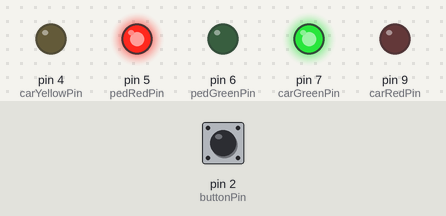
Recording of a sketch running on a simulated Arduino Uno, built with avr-gcc and run on an emulated ATmega328P. Shown: output pins drawn as LEDs (lit = HIGH). Inputs (shaded band) come from the test bench; at power-on: pin 2 (buttonPin) LOW.

Above: at 1.2 s.
1.3 s: pin 2 (buttonPin) pulled HIGH for 0.15 s
At 7.7 s:
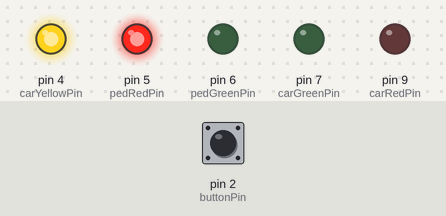
At 12.7 s:
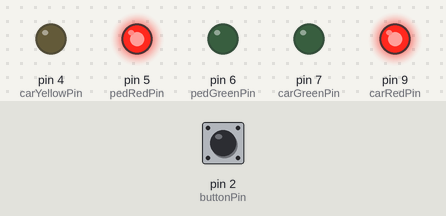
Timing chart, 0 to 17.8 s (numbered marks = the images above; inputs shaded):
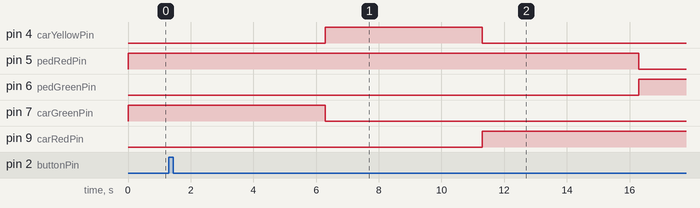

The sketch:

trafic_light_w_pedestrian.ino
```cpp
int carRedPin = 9; // Car red LED
int carYellowPin = 4; // Car yellow LED
int carGreenPin = 7; // Car green LED
int pedRedPin = 5; // Pedestrian red LED
int pedGreenPin = 6; // Pedestrian green LED
int buttonPin = 2; // Tactile switch
int delay_but_press = 5000; //Delay after button press, 5 seconds before transition
int delay_car_Yellow = 5000; //Delay transition to car Yellow light
int delay_bf_pd_green = 5000; //Delay before pedestrians green light
int delay_pd_green = 20000; //Delay pedestrian green light
int delay_bf_car_yellow_after_gr_to_red_ped = 10000; // Delay car red stays red before car red off, so both
    // car red and pedestrian red stay on

void setup() {
  pinMode(carRedPin, OUTPUT);
  pinMode(carYellowPin, OUTPUT);
  pinMode(carGreenPin, OUTPUT);
  pinMode(pedRedPin, OUTPUT);
  pinMode(pedGreenPin, OUTPUT);
  pinMode(buttonPin, INPUT);
  // Set default state: car green on, pedestrian red on
  digitalWrite(carGreenPin, HIGH);
  digitalWrite(pedRedPin, HIGH);
}

void loop() {
  // Check for pedestrian button press
  if (digitalRead(buttonPin) == HIGH) {
    // Delay after button press
    delay(delay_but_press); // Delay after button press

    // Transition to yellow for cars
    digitalWrite(carGreenPin, LOW);
    digitalWrite(carYellowPin, HIGH);
    delay(delay_car_Yellow); // Delay car Yellow
    digitalWrite(carYellowPin, LOW);

    // Car red, wait before pedestrian green
    digitalWrite(carRedPin, HIGH);
    delay(delay_bf_pd_green); // delay before pedestrian green

    // Pedestrian green
    digitalWrite(pedRedPin, LOW);
    digitalWrite(pedGreenPin, HIGH);
    delay(delay_pd_green); // Pedestrian green delay

    // Pedestrian red, car stays red
    digitalWrite(pedGreenPin, LOW);
    digitalWrite(pedRedPin, HIGH);
    delay(delay_bf_car_yellow_after_gr_to_red_ped); // Delay car red stays red before car red off, so both
    // car red and pedestrian red stay on

    // Transition to yellow for cars
    digitalWrite(carRedPin, LOW);
    digitalWrite(carYellowPin, HIGH);
    delay(delay_car_Yellow); // Delay car Yellow
    digitalWrite(carYellowPin, LOW);

    // Back to default: car green, pedestrian red
    digitalWrite(carGreenPin, HIGH);
  }
}
```

Measured:
- after the input at 1.3 s, pin 4 (carYellowPin): LOW → HIGH after 5.0 s, → LOW 5.0 s later; pin 5 (pedRedPin): HIGH → LOW after 15.0 s; pin 6 (pedGreenPin): LOW → HIGH after 15.0 s; pin 7 (carGreenPin): HIGH → LOW after 5.0 s; pin 9 (carRedPin): LOW → HIGH after 10.0 s
